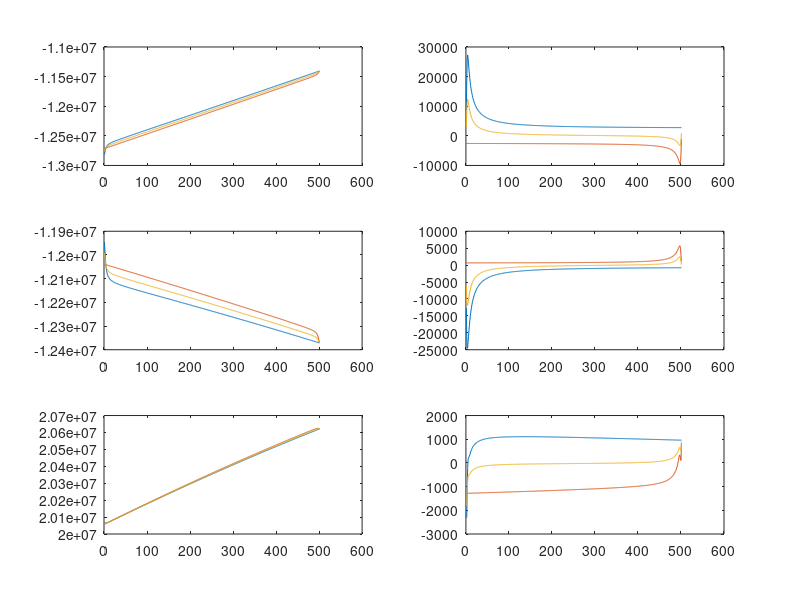
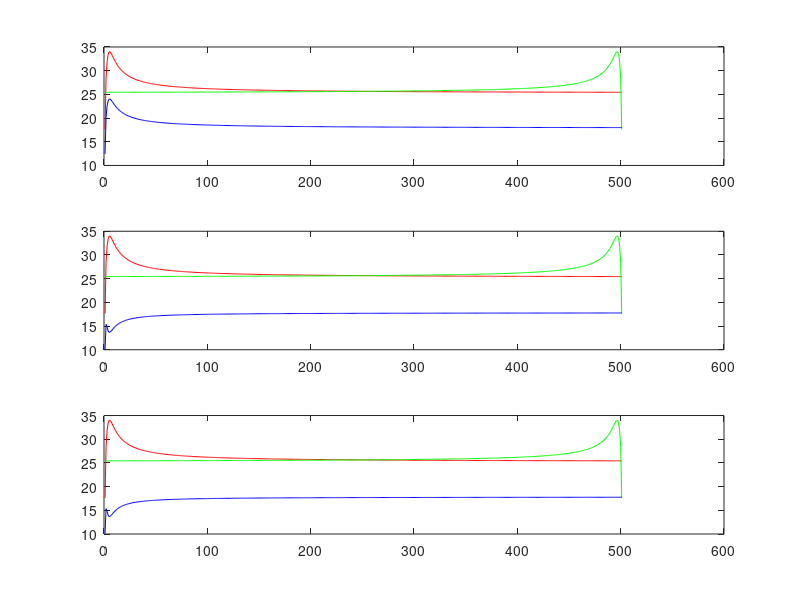
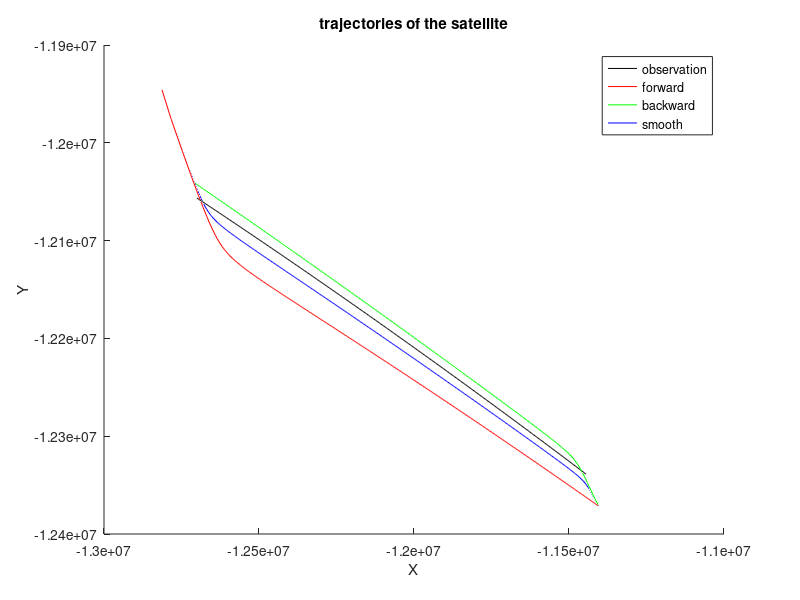

MATLAB code for these plots, in order:
%% Dynamic System Estimation Lab4: Kalman Filter
% author: Yi Wang
% last change: 17/06/2019

clear;
clc;

% load data
data=load('exampleKF2.txt');
X_ob=data(:,1);
Y_ob=data(:,2);
Z_ob=data(:,3);
n=length(X_ob);
% initializaiton
x=[-12823317;-11933101;20070042;2000;-1000;1000];
Sigma=[10,0,0,0,0,0;0,10,0,0,0,0;0,0,10,0,0,0;0,0,0,100,0,0;0,0,0,0,100,0;0,0,0,0,0,100];
u=0;
w=1;
dt=1;
P=Sigma;
% observation equation Z=H*X+e
H=[1,0,0,0,0,0;0,1,0,0,0,0;0,0,1,0,0,0];
R=2500*[1,0,0;0,1,0;0,0,1];

%% forward kalman filter
for i=1:n
tx=x(1);ty=x(2);tz=x(3);
a=-3.986005e14/(tx^2+ty^2+tz^2)^(3/2);
F=[0,0,0,1,0,0;0,0,0,0,1,0;0,0,0,0,0,1;a,0,0,0,0,0;0,a,0,0,0,0;0,0,a,0,0,0];
G=30*[0;0;0;1;1;1];
%Phi=expm(F*dt);

A=[-F,G*w*G';zeros(6,6),F']*dt;
B=expm(A);
Phi=B(7:12,7:12)';
Q=Phi*B(1:6,7:12);

% prediction
x=Phi*x+u;
P=Phi*P*Phi'+Q;
% kalman gain
K=P*H'*(H*P*H'+R)^(-1);
% update
I=[1,0,0,0,0,0;0,1,0,0,0,0;0,0,1,0,0,0;0,0,0,1,0,0;0,0,0,0,1,0;0,0,0,0,0,1];
P=(I-K*H)*P;
P_for{i}=P;
x=x+K*(data(i,:)'-H*x);
x_forward=x+K*(data(i,:)'-H*x);

x_for{i}=x_forward;
X_forward(i)=x_forward(1);
Y_forward(i)=x_forward(2);
Z_forward(i)=x_forward(3);
VX_forward(i)=x_forward(4);
VY_forward(i)=x_forward(5);
VZ_forward(i)=x_forward(6);


    PX_forward(i)=P(1,1);
    PY_forward(i)=P(2,2);
    PZ_forward(i)=P(3,3);

end

%% backward kalman filter
P=Sigma;
%dt=-1;
for i=1:n
tx=x(1);ty=x(2);tz=x(3);
a=-3.986005e14/(tx^2+ty^2+tz^2)^(3/2);
F=[0,0,0,1,0,0;0,0,0,0,1,0;0,0,0,0,0,1;a,0,0,0,0,0;0,a,0,0,0,0;0,0,a,0,0,0];
G=30*[0;0;0;1;1;1];
%Phi=expm(F*dt);

A=[-F,G*w*G';zeros(6,6),F']*dt;
B=expm(A);
Phi=B(7:12,7:12)';
Q=Phi*B(1:6,7:12);

% prediction
x=Phi*x+u;
P=Phi*P*Phi'+Q;
% kalman gain
K=P*H'*(H*P*H'+R)^(-1);
% update
I=[1,0,0,0,0,0;0,1,0,0,0,0;0,0,1,0,0,0;0,0,0,1,0,0;0,0,0,0,1,0;0,0,0,0,0,1];
P=(I-K*H)*P;
P_back{i}=P;
x=x+K*(data(n-i+1,:)'-H*x);
x_backward=x+K*(data(n-i+1,:)'-H*x);
x_back{n-i+1}=x_backward;
X_backward(n-i+1)=x_backward(1);
Y_backward(n-i+1)=x_backward(2);
Z_backward(n-i+1)=x_backward(3);
VX_backward(n-i+1)=x_backward(4);
VY_backward(n-i+1)=x_backward(5);
VZ_backward(n-i+1)=x_backward(6);

    PX_backward(n-i+1)=P(1,1);
    PY_backward(n-i+1)=P(2,2);
    PZ_backward(n-i+1)=P(3,3);



end

%% smoothed kalman filter
for i=1:n
%     AA=P_back{i}*(P_for{i}+P_back{i})^(-1);
%     x_smooth=AA*x_for{i}+(I-AA)*x_back{i};
%     P_smooth=AA*P_for{i}*AA'+(I-AA)*P_back{i}*(I-AA)';
P_smooth=((P_back{i})^(-1)+(P_for{i})^(-1))^(-1);    
x_smooth=P_smooth*((P_for{i})^(-1)*x_for{i}+(P_back{i})^(-1)*x_back{i});
    
    
    X_smooth(i)=x_smooth(1);
    Y_smooth(i)=x_smooth(2);
    Z_smooth(i)=x_smooth(3);
    VX_smooth(i)=x_smooth(4);
    VY_smooth(i)=x_smooth(5);
    VZ_smooth(i)=x_smooth(6);    
    
    
    PX_smooth(i)=P_smooth(1);
    PY_smooth(i)=P_smooth(2);
    PZ_smooth(i)=P_smooth(3);
end

%% plot result
t=1:n;
figure(1);
subplot(3,2,1);
plot(t,X_forward);hold on;
plot(t,X_backward);hold on;
plot(t,X_smooth);

subplot(3,2,2);
plot(t,VX_forward);hold on;
plot(t,VX_backward);hold on;
plot(t,VX_smooth);

subplot(3,2,3);
plot(t,Y_forward);hold on;
plot(t,Y_backward);hold on;
plot(t,Y_smooth);

subplot(3,2,4);
plot(t,VY_forward);hold on;
plot(t,VY_backward);hold on;
plot(t,VY_smooth);

subplot(3,2,5);
plot(t,Z_forward);hold on;
plot(t,Z_backward);hold on;
plot(t,Z_smooth);

subplot(3,2,6);
plot(t,VZ_forward);hold on;
plot(t,VZ_backward);hold on;
plot(t,VZ_smooth);



figure(2);
subplot(3,1,1);
plot(t,sqrt(PX_forward),'r'); hold on;
plot(t,sqrt(PX_backward),'g'); hold on;
plot(t,sqrt(PX_smooth),'b'); hold on;

subplot(3,1,2);
plot(t,sqrt(PY_forward),'r'); hold on;
plot(t,sqrt(PY_backward),'g'); hold on;
plot(t,sqrt(PY_smooth),'b'); hold on;

subplot(3,1,3);
plot(t,sqrt(PZ_forward),'r'); hold on;
plot(t,sqrt(PZ_backward),'g'); hold on;
plot(t,sqrt(PZ_smooth),'b'); hold on;

figure;
plot3(X_ob,Y_ob,Z_ob,'k'); hold on;
plot3(X_forward,Y_forward,Z_forward,'r'); hold on;
plot3(X_backward,Y_backward,Z_backward,'g'); hold on;
plot3(X_smooth,Y_smooth,Z_smooth,'b'); 
view([0 90])
legend('observation','forward','backward','smooth');
title('trajectories of the satellite');
xlabel('X');
ylabel('Y');
zlabel('Z');
% 
% t=1:n;
% figure(2);
% plot(t,PX_forward,'r'); hold on;
% plot(t,PY_forward,'g'); hold on;
% plot(t,PZ_forward,'b'); hold on;
% title('covariance of X,Y,Z');
% legend('X','Y','Z');
% xlabel('time (s)');
% ylabel('covariance');